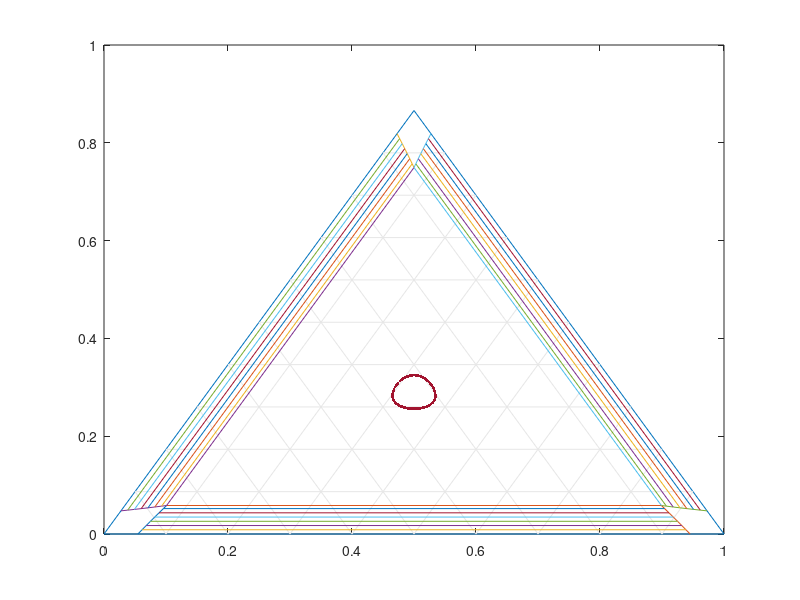

MATLAB code for this plot:
clear;
clf;

%gibbs triangle
plot([0 0.5 1 0],[0 0.866 0 0]);
hold on;

%guide-lines for the gibbs triangle
for i=0.1:0.1:0.9
  x=[i/2 i]
  y=[0.866*i 0]
  plot (x,y,'color', [0 0 0]+0.9)
endfor

for i=0.1:0.1:0.9
  x=[0.5+i/2 i]
  y=[0.866*(1-i) 0]
  plot (x,y,'color', [0 0 0]+0.9)
endfor

for i=0.1:0.1:0.9
  x=[i/2 0.5+(1-i)/2]
  y=[0.866*i 0.866*i]
  plot (x,y,'color', [0 0 0]+0.9)
endfor

%getting data from files
fp1=fopen('ternary2P_L.txt', 'r');
left=fscanf(fp1, "%f %f %f",[3, Inf]);
fp2=fopen('ternary2P_R.txt', 'r');
right=fscanf(fp2, "%f %f %f",[3, Inf]);
fclose(fp1);
fclose(fp2);

%plotting for alpha-beta
for i=1:8
  left_b(i)=left(2,i);
  left_c(i)=left(3,i);
  right_b(i)=right(2,i);
  right_c(i)=right(3,i);  
endfor

for i=1:8
  left_x(i)=(2*left_b(i)+left_c(i))/2;
  left_y(i)=0.866*left_c(i);
  right_x(i)=(2*right_b(i)+right_c(i))/2;
  right_y(i)=0.866*right_c(i);
endfor


plot(left_x, left_y);
plot(right_x, right_y);

for i=2:8
  plot([left_x(i) right_x(i)], [left_y(i) right_y(i)]) ;
endfor

%plotting for beta-gamma
for i=1:8
  left_b(i)=left(3,i);
  left_c(i)=left(1,i);
  right_b(i)=right(3,i);
  right_c(i)=right(1,i);  
endfor

for i=1:8
  left_x(i)=(2*left_b(i)+left_c(i))/2;
  left_y(i)=0.866*left_c(i);
  right_x(i)=(2*right_b(i)+right_c(i))/2;
  right_y(i)=0.866*right_c(i);
endfor


plot(left_x, left_y);
plot(right_x, right_y);

for i=2:8
  plot([left_x(i) right_x(i)], [left_y(i) right_y(i)]) ;
endfor

%plotting for gamma-alpha
for i=1:8
  left_b(i)=left(1,i);
  left_c(i)=left(2,i);
  right_b(i)=right(1,i);
  right_c(i)=right(2,i);  
endfor

for i=1:8
  left_x(i)=(2*left_b(i)+left_c(i))/2;
  left_y(i)=0.866*left_c(i);
  right_x(i)=(2*right_b(i)+right_c(i))/2;
  right_y(i)=0.866*right_c(i);
endfor


plot(left_x, left_y);
plot(right_x, right_y);

for i=2:8
  plot([left_x(i) right_x(i)], [left_y(i) right_y(i)]) ;
endfor


fp1=fopen('spinregion.txt', 'r');
spin=fscanf(fp1, "%f %f",[2, Inf]);

for i=1:786
  x(i)=(2*spin(1,i)+spin(2,i))/2;
  y(i)=0.866*spin(2,i);
endfor

plot(x,y,'.');